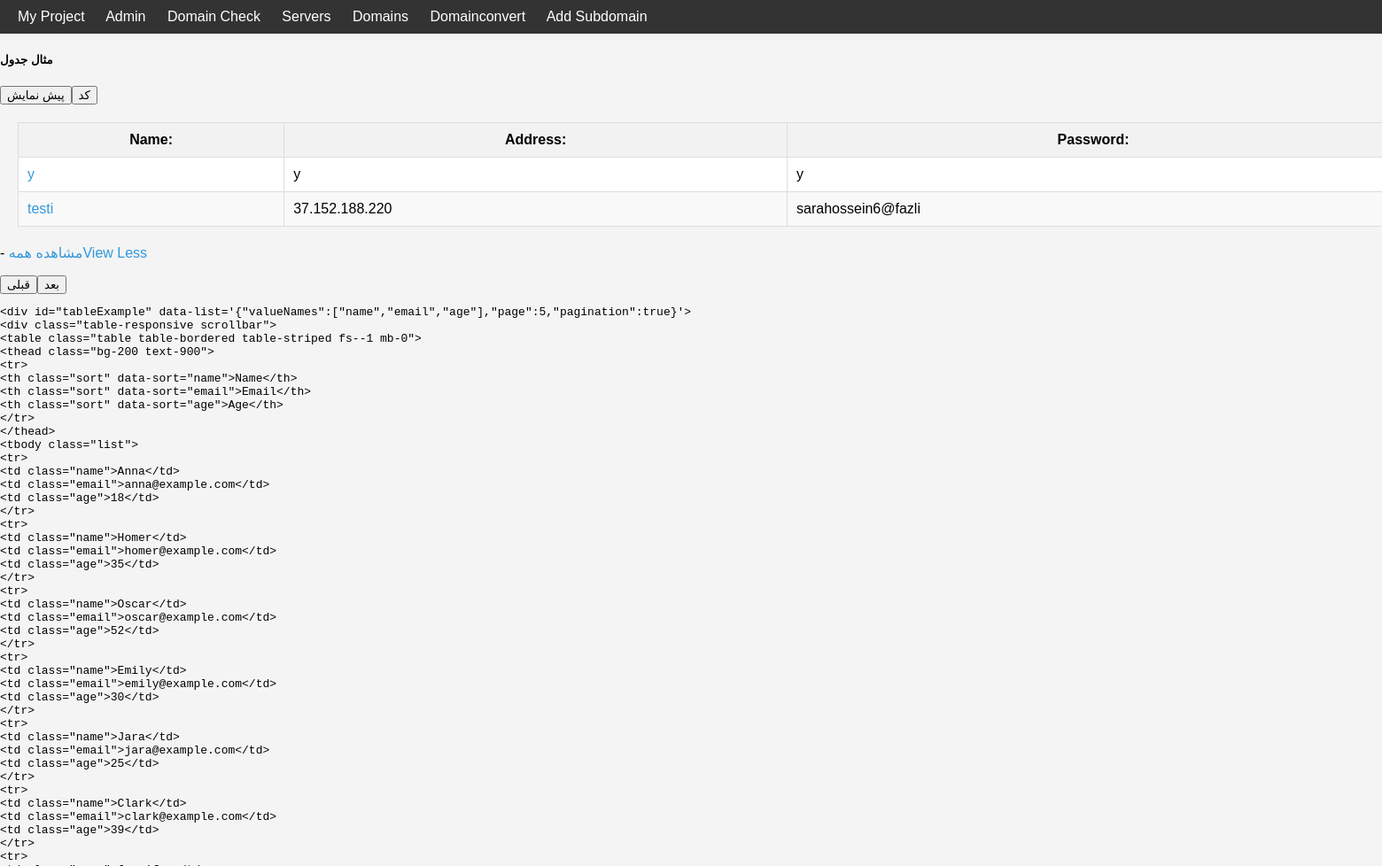
Page /servers/ (upper part) on the earlier database version.
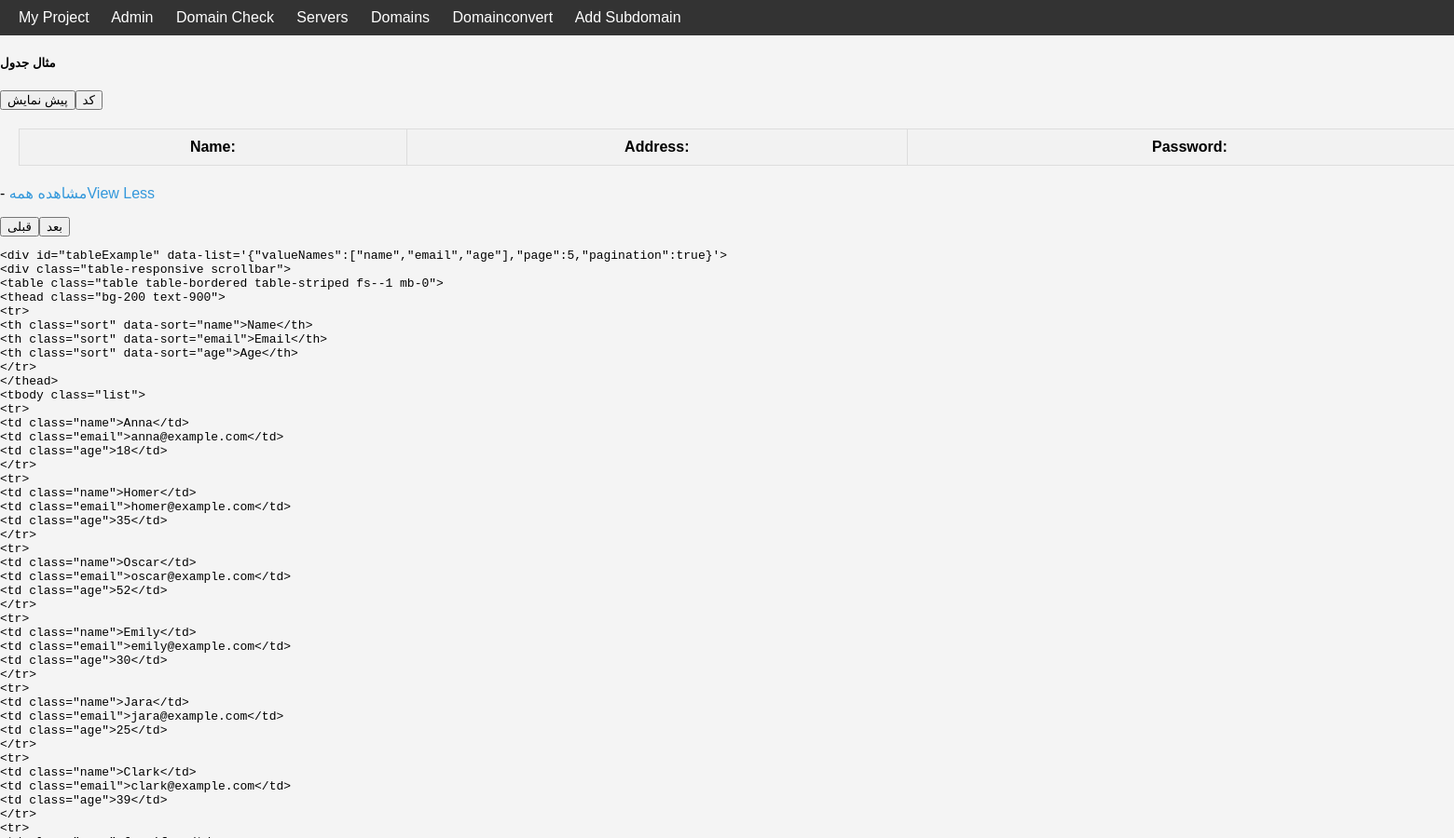
Same page on the later database version.
### servers/models.py (models this page shows)
class server(models.Model):
    name=models.CharField(max_length=100)
    address=models.CharField(max_length=100)
    password=models.CharField(max_length=100)

### servers/views.py (the view)
# urls.py: path('',servers_view,name='servers'),
def servers_view(request):
    servers = server.objects.all()
    context = {'servers': servers}
    return render(request, 'servers/mainserver.html', context)

### templates/servers/mainserver.html (shortened to what this page needs)
{% extends 'base.html'%}
{% load static%}
{% block content %}
<div class="card mb-3">
    <div class="card-header">
        <div class="row flex-between-end">
            <div class="col-auto align-self-center">
                <h5 class="mb-0" data-anchor="data-anchor">مثال جدول</h5>
            </div>
            <div class="col-auto ms-auto">
                <div class="nav nav-pills nav-pills-falcon flex-grow-1" role="tablist"><button class="btn btn-sm active" data-bs-toggle="pill" data-bs-target="#dom-1495d2ac-c29e-4883-b8fb-8c2ddb50f5c8" type="button" role="tab" aria-controls="dom-1495d2ac-c29e-4883-b8fb-8c2ddb50f5c8" aria-selected="true" id="tab-dom-1495d2ac-c29e-4883-b8fb-8c2ddb50f5c8">پیش نمایش</button><button class="btn btn-sm" data-bs-toggle="pill" data-bs-target="#dom-1c98e1d5-0b63-43d4-b12e-5b5f5e00e0a4" type="button" role="tab" aria-controls="dom-1c98e1d5-0b63-43d4-b12e-5b5f5e00e0a4" aria-selected="false" id="tab-dom-1c98e1d5-0b63-43d4-b12e-5b5f5e00e0a4">کد</button></div>
            </div>
        </div>
    </div>
    <div class="card-body pt-0">
        <div class="tab-content">
            <div class="tab-pane preview-tab-pane active" role="tabpanel" aria-labelledby="tab-dom-1495d2ac-c29e-4883-b8fb-8c2ddb50f5c8" id="dom-1495d2ac-c29e-4883-b8fb-8c2ddb50f5c8">
                <div id="tableExample" data-list="{&quot;valueNames&quot;:[&quot;name&quot;,&quot;email&quot;,&quot;age&quot;],&quot;page&quot;:5,&quot;pagination&quot;:true}">
                    <div class="table-responsive scrollbar">
                        <table class="table table-bordered table-striped fs--1 mb-0">
                            <thead class="bg-200 text-900">
                            <tr>
                                <th class="sort" data-sort="name">Name:</th>
                                <th class="sort" data-sort="email">Address:</th>
                                <th class="sort" data-sort="age">Password:</th>
                            </tr>
                            </thead>
                            <tbody class="list">
                                {% for server in servers %}
                            <tr>
                                <td class="name" ><a href="{% url 'server' server_id=server.id %}">{{ server.name }}</a></td>
                                <td class="email">{{ server.address }}</td>
                                <td class="age">{{ server.password }}</td>
                            </tr>
                            {% endfor %}
                            </tbody>
                        </table>
                    </div>
                    <div class="row align-items-center mt-3">
                        <div class="col">
                            <p class="mb-0 fs--1">
                                <span class="d-none d-sm-inline-block">-</span>
                                <a class="fw-semi-bold" href="#!" data-list-view="*">مشاهده همه</a><a class="fw-semi-bold d-none" href="#!" data-list-view="less">View Less</a>
                            </p>
                        </div>
                        <div class="col-auto d-flex"><button class="btn btn-sm btn-primary" type="button" data-list-pagination="prev"><span>قبلی</span></button><button class="btn btn-sm btn-primary px-4 ms-2" type="button" data-list-pagination="next"><span>بعد</span></button></div>
                    </div>
                </div>
            </div>
            <div class="tab-pane code-tab-pane" role="tabpanel" aria-labelledby="tab-dom-1c98e1d5-0b63-43d4-b12e-5b5f5e00e0a4" id="dom-1c98e1d5-0b63-43d4-b12e-5b5f5e00e0a4"><pre class="scrollbar rounded-1" style="max-height:420px"><code class="language-html">
&lt;/div&gt;</code></pre>
            </div>
        </div>
    </div>
</div>
{% endblock %}

Differences in the rows shown:
removed server: name "y", address "y", password "y"
removed server: name "testi", address "37.152.188.220", password "sarahossein6@fazli"
